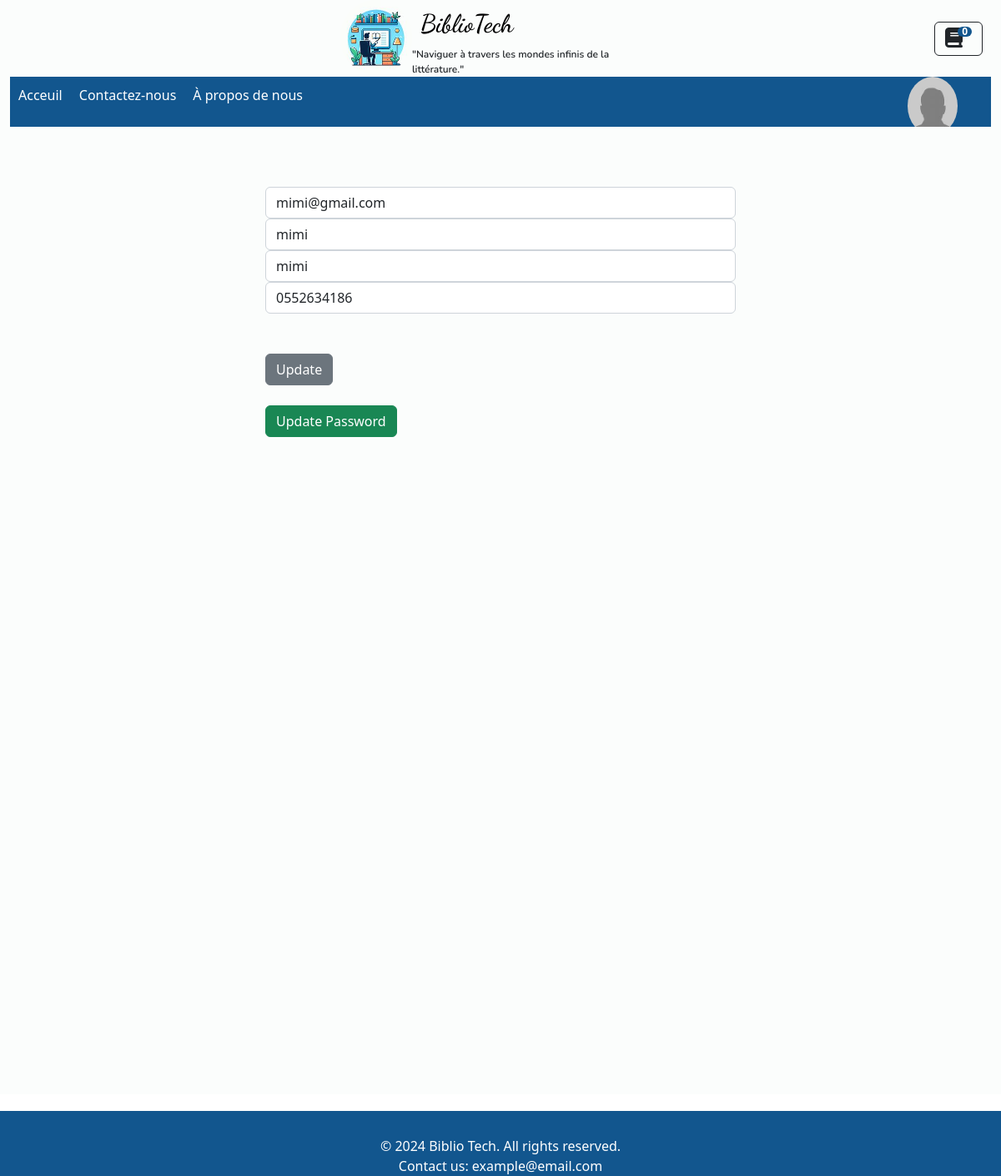
Page /update_profile/ (signed in) on the committed database.
### biblio_app/models.py (models this page shows, shortened)
class Personne(AbstractBaseUser, PermissionsMixin):
    image = models.ImageField(upload_to='uploads/users/image/', null=True, blank=True,default="assets/profile_user.jpeg")
    email = models.EmailField(unique=True)
    nom = models.CharField(max_length=100)
    prenom = models.CharField(max_length=100)
    telephone = models.CharField(max_length=20)
    password=models.CharField(max_length=50)
    is_active = models.BooleanField(default=True)
    is_staff = models.BooleanField(default=False)
    USERNAME_FIELD = 'email'
    REQUIRED_FIELDS = ['nom','prenom','password']
    ROLE_CHOICES = (
        ('UTILISATEUR', 'Utilisateur'),
        ('BIBLIOTHECAIRE', 'Bibliothecaire'),
        ('ADMINSUP', 'AdminSup'),
    )
    role = models.CharField(max_length=20, choices=ROLE_CHOICES, default='UTILISATEUR')
    objects = PersonneManager()

### biblio_app/views.py (the view, shortened to what this page needs)
# urls.py: path('update_profile/',views.UpdateUser.as_view(),name='update_profile'),
class UpdateUser(View):
    @method_decorator(sensitive_variables('request'))
    def dispatch(self, request, *args, **kwargs):
        if not request.user.is_authenticated :
            return redirect('home')
        return super().dispatch(request, *args, **kwargs)
    def get(self, request, *args, **kwargs):
        if request.user.is_authenticated:
            current_user = Personne.objects.get(email=request.user.email)
            if request.user.role =="UTILISATEUR" :
                current_user = Utilisateur.objects.get(email=current_user.email)
            elif request.user.role =="BIBLIOTHECAIRE" :
                current_user = Bibliothecaire.objects.get(email=current_user.email)
            user_form = UpdateUserForm(instance=current_user)
            if is_Staff(request) :
                return render(request, "update_profile_staff.html", {'user_form': user_form})
            else :
                return render(request, "update_profile.html", {'user_form': user_form})
        else:
            messages.error(request, "Vous devez vous authentifier ")
            return redirect('home')

### biblio_app/forms.py (shortened to what this page needs)
class UpdateUserForm(UserChangeForm):
    password=None
    email = forms.EmailField(label="", widget=forms.TextInput(attrs={'class':'form-control', 'placeholder':'Email Address'}),required=False)
    nom = forms.CharField(label="", max_length=100, widget=forms.TextInput(attrs={'class':'form-control', 'placeholder':'Nom'}),required=False)
    prenom = forms.CharField(label="", max_length=100, widget=forms.TextInput(attrs={'class':'form-control', 'placeholder':'Prenom'}),required=False)
    telephone=forms.CharField(label="", max_length=100, widget=forms.TextInput(attrs={'class':'form-control', 'placeholder':'Telephone'}),required=False)
    class Meta:
        model = Personne
        fields = ('email','nom', 'prenom', 'telephone')
    def __init__(self, *args, **kwargs):
        super(UpdateUserForm, self).__init__(*args, **kwargs)

### biblio_app/views.py (called while the page is built)
@login_required
def is_Staff(request):
    if not request.user.is_authenticated:
        return redirect('login_user')
    elif request.user.role == 'BIBLIOTHECAIRE' or request.user.role == 'ADMINSUP':
        return True
    else:
        return False

### cart/cart.py (called while the page is built)
    def __len__(self):
        return len(self.cart)

### cart/context_processors.py (called while the page is built)
def cart(request):
    return {'cart':Cart(request)}

### biblio_app/templates/update_profile.html
{% extends 'base.html' %} {% load static %} {% block content %}
<div class="container">
  <br /><br /><br />
  <div class="row">
    <div class="col-md-6 offset-md-3">
      <form method="post" action="{% url 'update_profile' %}">
        {% csrf_token %} {{ user_form.as_p }}
        <br /><br />
        <button type="submit" class="btn btn-secondary">Update</button>
      </form>
      <br>
      <a href="{% url 'update_paswd' %}" class="btn btn-success">Update Password</a>
    </div>
  </div>
</div>
<br /><br /><br />
<br /><br /><br />
<br /><br /><br /><br /><br /><br /><br /><br /><br />
{% endblock content %}

### biblio_app/static/css/menu.css (style rules this page uses)
:root { --default-blue: #76deff; --second-blue: #12568e; --gray: #fbfdfc; }
* { margin: 0; padding: 0; box-sizing: border-box; }
body { margin: 0; padding: 0; }
.container { background-color: var(--gray); display: flex; flex-direction: column; min-height: 100vh; min-width: 100%; }

### rows in the picture
Personne: email "mimi@gmail.com", nom "mimi", prenom "mimi", telephone "0552634186"

### other values in the picture
{{ cart|length }} "0"
